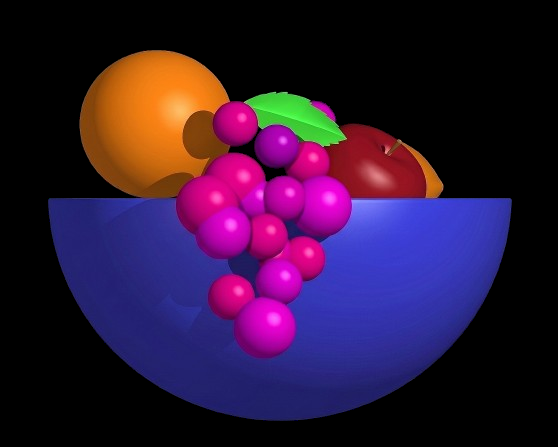
#> input picture subjects/Erasmus-DUE/CG/img/Sampling/original.png, 558 x 447 px
$ jupyter execute sampling.ipynb
#> lines starting #> are read from the running program, lines starting #| are printed output that depends on the picture; after the words box and inside, x2 and y2 are one past the last pixel; in counts of white or black regions, pixels touching at a corner belong together
# Introduction to Digital Sampling

Sampling is the fundamental process of converting continuous data (such as real-world scenes, analog signals, or mathematical geometries) into a discrete digital format.

This notebook demonstrates digital sampling through two core perspectives:
1. **Spatial Sampling in 2D Images:** Discretizing a continuous canvas into a finite grid of pixels (rasterization).
2. **1D Signal Sampling & Reconstruction:** Extracting a continuous waveform slice from our data, sampling it at regular intervals, and reconstructing it using a zero-order hold interpolation pattern.

## 1. Spatial Sampling in 2D Images

In a digital imaging system, continuous spatial geometry must be broken down into discrete matrix cells. Below, we define the operations to perform this discretization:
* **Aspect Ratio Adjustment:** Trimming excess pixels so the image dimensions divide perfectly by our chosen grid size.
* **Grid Overlay:** Marking uniform cells along with their exact mathematical centers (the coordinates where our sensor evaluates space).
* **Pixelation:** Simulating the sampling result by filling each cell entirely with the color captured at its center point.

[cell 1]
import cv2
import numpy as np
import matplotlib.pyplot as plt
from math import ceil
import random

def load_image(image_path):
    """
    Loads an image while preserving its alpha (transparency) channel if present.
    """
#> called with image_path = 'original.png'
    image = cv2.imread(image_path, cv2.IMREAD_UNCHANGED)
#> image is the input picture: shape (447, 558, 4); mean B, G, R, A 55.9, 22.7, 47.6, 117
    if image is None:
        print("Error: Image could not be loaded. Verify the file path.")
        return None
    return image

def crop_vertical_remainder(image, div_x, crop_top=True):
    """
    Calculates individual grid cell size using div_x and crops out any vertical
    pixel remainder from either the top or bottom edge to ensure a perfect fit.
    """
#> called with div_x = 9, crop_top = True
    height, width = image.shape[:2]
    box_size = width / div_x
    max_divisions_y = int(height / box_size)
    perfect_height = ceil(max_divisions_y * box_size)
    leftover_pixels = height - perfect_height
    print(f"Image dimensions: {width}x{height} pixels")
#| Image dimensions: 558x447 pixels
    print(f"Number of divisions in X: {div_x}, box size: {box_size:.2f} pixels")
#| Number of divisions in X: 9, box size: 62.00 pixels
    print(f"Max divisions in Y: {height / box_size:.2f} (integer: {max_divisions_y})")
#| Max divisions in Y: 7.21 (integer: 7)
    print(f"Perfect height: {max_divisions_y * box_size:.2f} pixels, (integer: {perfect_height})")
#| Perfect height: 434.00 pixels, (integer: 434)
    print(f"Leftover pixels: {leftover_pixels} pixels")
#| Leftover pixels: 13 pixels

    cropped_image = image.copy()
    if leftover_pixels > 0:
        if crop_top:
            cropped_image = image[leftover_pixels:height, 0:width, ...]
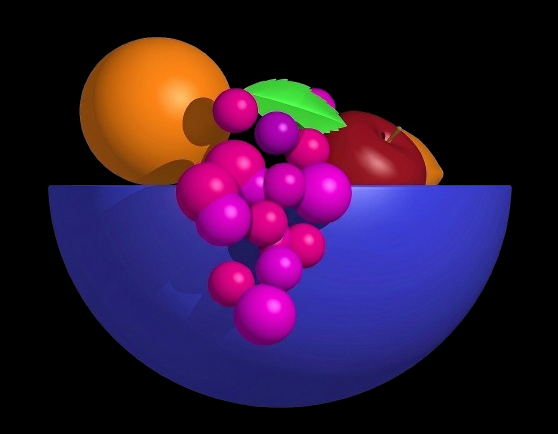
#> cropped_image: shape (434, 558, 4); mean B, G, R, A 57.5, 23.3, 49, 120.5
        else:
            cropped_image = image[0:perfect_height, 0:width, ...]
        return cropped_image

    return cropped_image

def pixelate_image(image, div_x=10):
    """
    Discretizes the image into a flat-colored mosaic grid based solely on the
    color sampled at the absolute center pixel of each distinct block quadrant.
    """
    height, width = image.shape[:2]
    box_size = width / div_x
    max_divisions_y = int(height / box_size)

    for row in range(max_divisions_y):
        for col in range(div_x):
            # Compute exact center coordinate of the current sampling cell
            center_x = int((col + 0.5) * box_size)
            center_y = int((row + 0.5) * box_size)

            # Clamp within array index limits
            center_x = min(center_x, width - 1)
            center_y = min(center_y, height - 1)

            # Sample the original source color at the exact center location
            detected_color = image[center_y, center_x]

            # Define target bounding borders of the pixel block
            x_start = int(col * box_size)
            y_start = int(row * box_size)
            x_end = int((col + 1) * box_size)
            y_end = int((row + 1) * box_size)

            # Fill the entire cell with the single discrete sampled sample value
            color_tuple = tuple(int(val) for val in detected_color)
            cv2.rectangle(image, (x_start, y_start), (x_end, y_end), color_tuple, cv2.FILLED)

    return image

def overlay_grid(image, div_x=10, color_rgb=(0, 255, 0), thickness=1, draw_points=True, point_radius=3):
    """
    Overlays sampling grid boundaries and explicitly draws the evaluation
    points (the mathematical centers) corresponding to each discrete sample site.
    """
#> called with div_x = 9, color_rgb = (255, 255, 0), thickness = 2, draw_points = True, point_radius = 3
    height, width = image.shape[:2]
    r, g, b = color_rgb

    if image.shape[2] == 4:
        color_bgr = (b, g, r, 255)
    else:
        color_bgr = (b, g, r)

    box_size = width / div_x
    print(f"Overlaying grid with box size: {box_size:.2f} pixels")
#| Overlaying grid with box size: 62.00 pixels
    max_divisions_y = int(height / box_size)
    print(f"Max divisions in Y: {height / box_size:.2f} (integer: {max_divisions_y})")
#| Max divisions in Y: 7.00 (integer: 7)

    # 1. Draw vertical gridlines
    for i in range(1, div_x):
        x = int(i * box_size)
        cv2.line(image, (x, 0), (x, height), color_bgr, thickness)
#> image: shape (434, 558, 4)

    # 2. Draw horizontal gridlines
    for i in range(1, max_divisions_y):
        y = int(i * box_size)
        cv2.line(image, (0, y), (width, y), color_bgr, thickness)
#> image: shape (434, 558, 4); mean of channels 0, 1, 2, 3 51.8, 42.1, 65.4, 130.1

    # 3. Draw discrete center points
    if draw_points:
        for row in range(max_divisions_y):
            for col in range(div_x):
                center_x = int((col + 0.5) * box_size)
                center_y = int((row + 0.5) * box_size)
                cv2.circle(image, (center_x, center_y), point_radius, color_bgr, cv2.FILLED)
#> image: shape (434, 558, 4); mean of channels 0, 1, 2, 3 51.4, 43.9, 67, 131.1
#> call 3 of display_cv2_image, with title = 'Discretized Output Grid Representation'
#> in display_cv2_image (call 3), `rgb_image = cv2.cvtColor(image, cv2.COLOR_BGRA2RGBA)`:
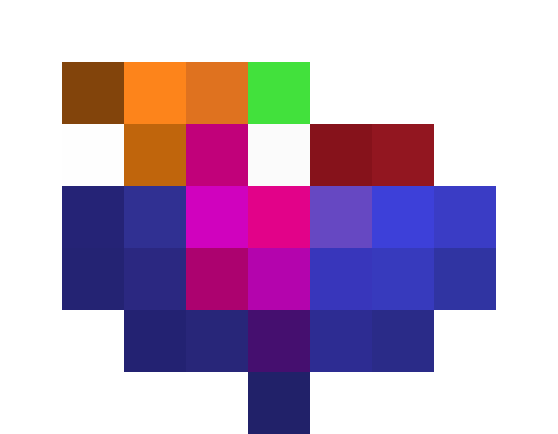
#> rgb_image: shape (434, 558, 4); mean R, G, B, A 46.5, 22.5, 52.7, 113.4; transparent parts drawn white
#> after the loop in overlay_grid_supersampling, `for row in range(max_divisions_y):`:
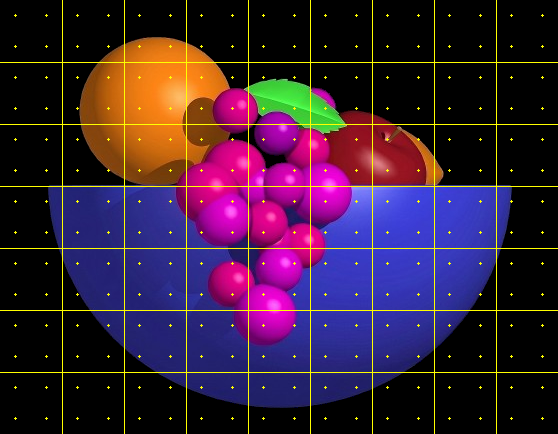
#> image: shape (434, 558, 4); mean of channels 0, 1, 2, 3 55.3, 30.9, 55.7, 124.4; drawn as B, G, R
#> in display_cv2_image (call 4), `rgb_image = cv2.cvtColor(image, cv2.COLOR_BGRA2RGBA)`:
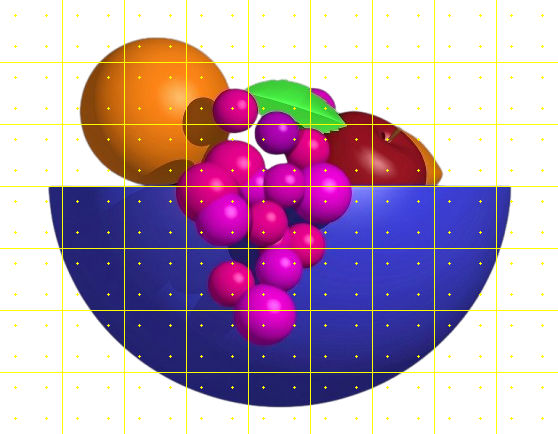
#> rgb_image: shape (434, 558, 4); mean R, G, B, A 55.7, 30.9, 55.3, 124.4; transparent parts drawn white

    return image

def display_cv2_image(image, title=""):
    """
    Helper function to inline display OpenCV BGR/BGRA matrices inside Jupyter via matplotlib.
    Preserves transparency against a black background.
    """
    # 1. Creamos la figura especificando que su fondo sea negro (para los márgenes)
    fig, ax = plt.subplots(figsize=(6, 6), facecolor='black')

    # 2. Convertimos el espacio de color según los canales
    if image.shape[2] == 4:
        rgb_image = cv2.cvtColor(image, cv2.COLOR_BGRA2RGBA)
    else:
        rgb_image = cv2.cvtColor(image, cv2.COLOR_BGR2RGB)

    # 3. Forzamos a que el fondo del área de dibujo también sea negro
    ax.set_facecolor('black')
    ax.imshow(rgb_image)

    # 4. Estilizados el título en blanco para que contraste con el fondo negro
    ax.set_title(title, color='white', fontsize=12, pad=10)
    ax.axis('off')

    plt.show()


def pixelate_image_supersampling(image, div_x=10, samples_per_axis=3):
    """
    Pixela la imagen dividiendo cada bloque en una sub-cuadrícula regular
    de (samples_per_axis x samples_per_axis) y promediando sus colores.
    """
#> called with div_x = 9, samples_per_axis = 2
    height, width = image.shape[:2]
    box_size = width / div_x
    max_divisions_y = int(height / box_size)

    # Tamaño de cada sub-celda dentro del bloque
    sub_box_size = box_size / samples_per_axis

    for row in range(max_divisions_y):
        for col in range(div_x):

            # Coordenadas de inicio del bloque actual
            x_start_block = col * box_size
            y_start_block = row * box_size

            colors = []

            # Muestreo regular dentro del bloque
            for sub_row in range(samples_per_axis):
                for sub_col in range(samples_per_axis):
                    # Centro de la sub-celda actual
                    center_x = int(x_start_block + (sub_col + 0.5) * sub_box_size)
                    center_y = int(y_start_block + (sub_row + 0.5) * sub_box_size)

                    # Clampear límites
                    center_x = min(max(0, center_x), width - 1)
                    center_y = min(max(0, center_y), height - 1)

                    colors.append(image[center_y, center_x])

            # Promediar todos los colores recolectados en el bloque
            detected_color = np.mean(colors, axis=0)

            # Bounding box para pintar
            x_start = int(x_start_block)
            y_start = int(y_start_block)
            x_end = int((col + 1) * box_size)
            y_end = int((row + 1) * box_size)

            color_tuple = tuple(int(val) for val in detected_color)
            cv2.rectangle(image, (x_start, y_start), (x_end, y_end), color_tuple, cv2.FILLED)
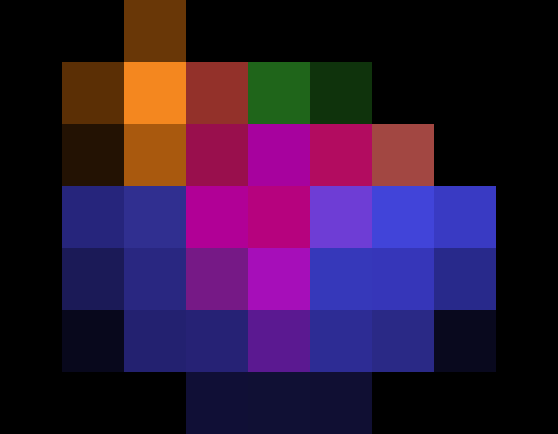
#> image: shape (434, 558, 4); mean of channels 0, 1, 2, 3 57.5, 22.4, 47.5, 116.7; drawn as B, G, R
#> in display_cv2_image (call 5), `rgb_image = cv2.cvtColor(image, cv2.COLOR_BGRA2RGBA)`:
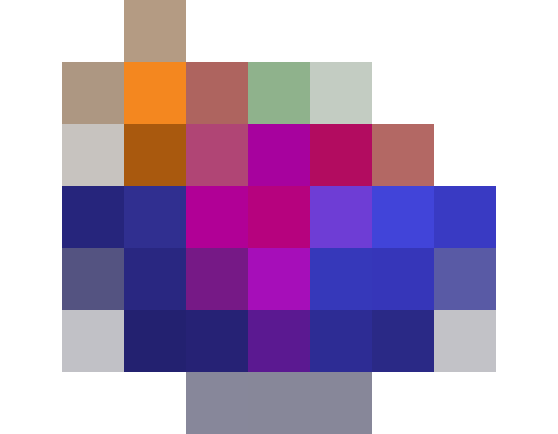
#> rgb_image: shape (434, 558, 4); mean R, G, B, A 47.5, 22.4, 57.5, 116.7; transparent parts drawn white
#> call 2 of overlay_grid_supersampling, with div_x = 9, samples_per_axis = 2, color_rgb = (255, 255, 0), jittered = True, seed = 42
#> after the loop in overlay_grid_supersampling (call 2), `for i in range(1, max_sub_divisions_y):`:
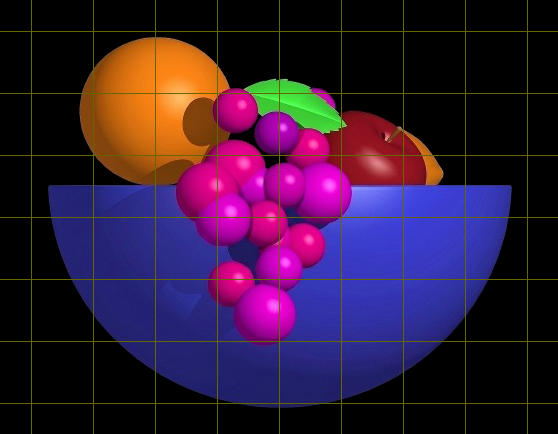
#> image: shape (434, 558, 4); mean of channels 0, 1, 2, 3 55.7, 25.9, 50.7, 119.9; drawn as B, G, R
#> after the loop in overlay_grid_supersampling (call 2), `for i in range(1, div_x):`:
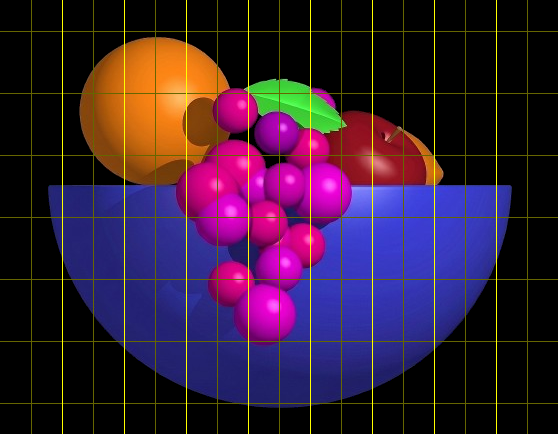
#> image: shape (434, 558, 4); 1.43% of pixels changed, all inside (x1, y1, x2, y2) = (62, 0, 497, 434); drawn as B, G, R
#> after the loop in overlay_grid_supersampling (call 2), `for i in range(1, max_divisions_y):`:
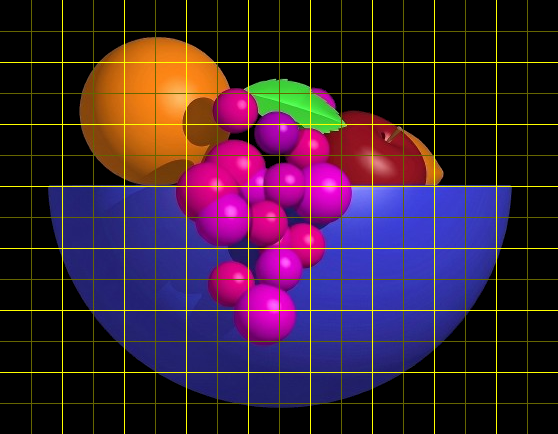
#> image: shape (434, 558, 4); 1.36% of pixels changed, all inside (x1, y1, x2, y2) = (0, 62, 558, 373); drawn as B, G, R
#> after the loop in overlay_grid_supersampling (call 2), `for row in range(max_divisions_y):`:
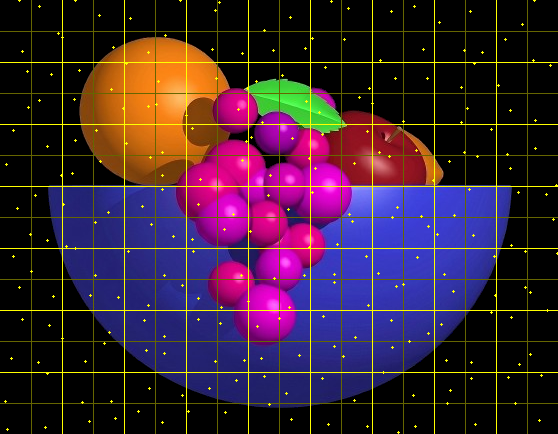
#> image: shape (434, 558, 4); 0.5% of pixels changed, all inside (x1, y1, x2, y2) = (4, 0, 558, 434); drawn as B, G, R
#> (the rest of the program and of its run is left out)
